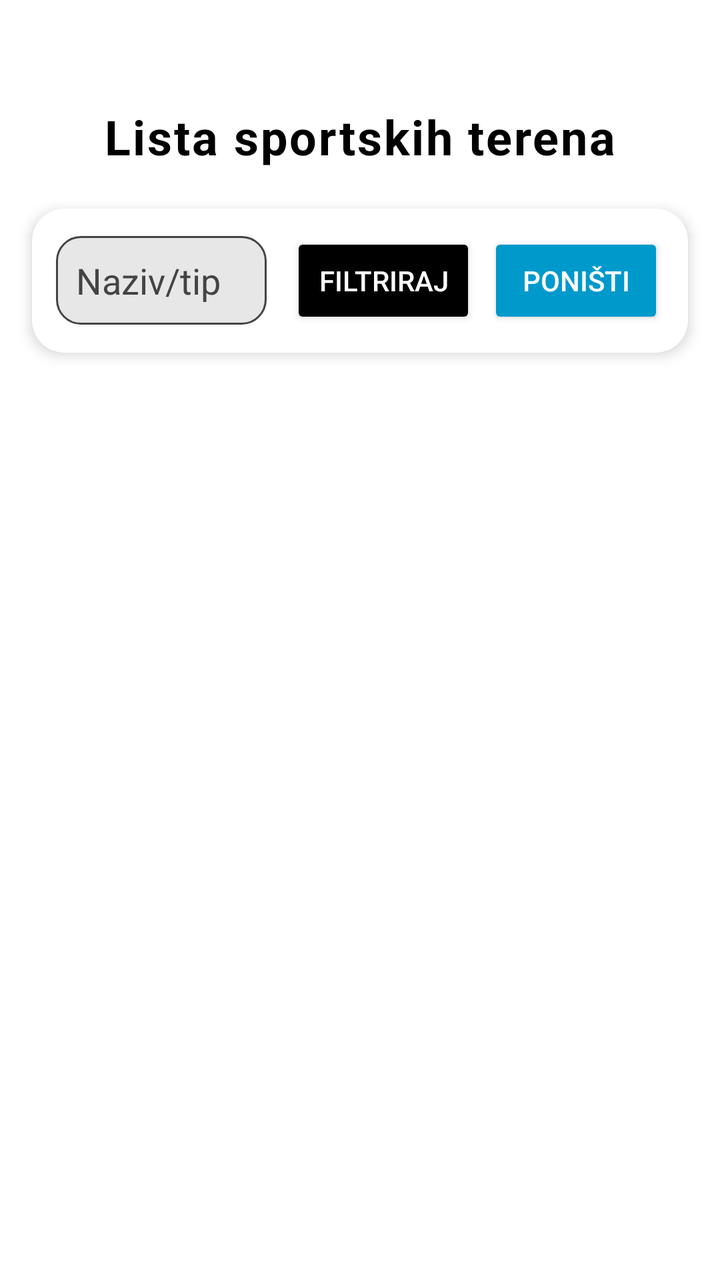
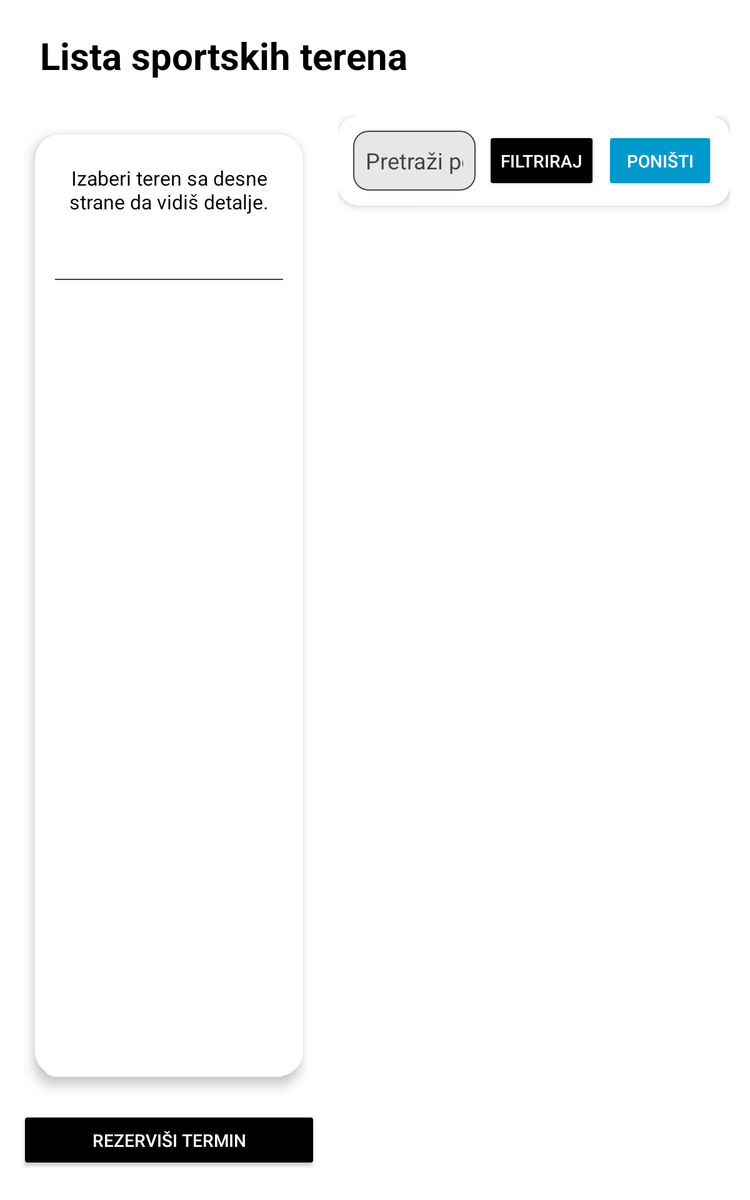

An Android layout and its configuration variant, each rendered on a device that would load it. The default file and the variant file are quoted in full after the pictures.
<!-- AndroidManifest.xml: application theme Theme.SportFieldReservation -->
<!-- res/layout/activity_field_list.xml -->
<?xml version="1.0" encoding="utf-8"?>
<androidx.constraintlayout.widget.ConstraintLayout xmlns:android="http://schemas.android.com/apk/res/android"
    xmlns:app="http://schemas.android.com/apk/res-auto"
    xmlns:tools="http://schemas.android.com/tools"
    android:layout_width="match_parent"
    android:layout_height="match_parent"
    android:background="@color/bg_primary"
    tools:context=".activities.FieldListActivity">

    
    <TextView
        android:id="@+id/tvFieldsTitle"
        android:layout_width="0dp"
        android:layout_height="wrap_content"
        android:layout_marginTop="32dp"
        android:gravity="center"
        android:letterSpacing="0.04"
        android:padding="20dp"
        android:text="Lista sportskih terena"
        android:textColor="@color/text_primary"
        android:textSize="24sp"
        android:textStyle="bold"
        app:layout_constraintEnd_toEndOf="parent"
        app:layout_constraintStart_toStartOf="parent"
        app:layout_constraintTop_toTopOf="parent" />

    
    <androidx.cardview.widget.CardView
        android:id="@+id/cardFilter"
        android:layout_width="0dp"
        android:layout_height="wrap_content"
        android:layout_marginHorizontal="16dp"
        android:layout_marginBottom="8dp"
        app:cardBackgroundColor="@color/card_bg"
        app:cardCornerRadius="16dp"
        app:cardElevation="4dp"
        app:layout_constraintEnd_toEndOf="parent"
        app:layout_constraintStart_toStartOf="parent"
        app:layout_constraintTop_toBottomOf="@id/tvFieldsTitle">

        <LinearLayout
            android:layout_width="match_parent"
            android:layout_height="match_parent"
            android:gravity="center_vertical"
            android:orientation="horizontal"
            android:padding="12dp">

            <EditText
                android:id="@+id/etFieldFilter"
                android:layout_width="0dp"
                android:layout_height="wrap_content"
                android:layout_weight="1"
                android:background="@drawable/bg_input"
                android:hint="Naziv/tip"
                android:padding="10dp"
                android:singleLine="true"
                android:textColor="@color/text_primary"
                android:textColorHint="@color/input_stroke"
                tools:ignore="TouchTargetSizeCheck" />


            <Button
                android:id="@+id/btnApplyFieldFilter"
                android:layout_width="wrap_content"
                android:layout_height="wrap_content"
                android:layout_marginStart="12dp"
                android:backgroundTint="@color/btn_primary"
                android:paddingHorizontal="14dp"
                android:text="Filtriraj"
                android:textColor="@color/white" />

            <Button
                android:id="@+id/btnClearFieldFilter"
                android:layout_width="wrap_content"
                android:layout_height="wrap_content"
                android:layout_marginStart="6dp"
                android:backgroundTint="@color/btn_secondary"
                android:paddingHorizontal="12dp"
                android:text="Poništi"
                android:textColor="@color/white" />

        </LinearLayout>

    </androidx.cardview.widget.CardView>

    
    <androidx.recyclerview.widget.RecyclerView
        android:id="@+id/rvFields"
        android:layout_width="0dp"
        android:layout_height="0dp"
        android:padding="8dp"
        app:layout_constraintBottom_toBottomOf="parent"
        app:layout_constraintEnd_toEndOf="parent"
        app:layout_constraintStart_toStartOf="parent"
        app:layout_constraintTop_toBottomOf="@id/cardFilter"
        tools:listitem="@layout/item_field" />

</androidx.constraintlayout.widget.ConstraintLayout>
<!-- res/layout/item_field.xml (included above) -->
<?xml version="1.0" encoding="utf-8"?>
<androidx.cardview.widget.CardView xmlns:android="http://schemas.android.com/apk/res/android"
    xmlns:card_view="http://schemas.android.com/apk/res-auto"
    android:layout_width="match_parent"
    android:layout_height="wrap_content"
    android:layout_margin="22dp"
    card_view:cardBackgroundColor="@color/card_bg"
    card_view:cardCornerRadius="12dp"
    card_view:cardElevation="4dp">

    <LinearLayout
        android:layout_width="match_parent"
        android:layout_height="wrap_content"
        android:orientation="vertical"
        android:padding="12dp">

        <TextView
            android:id="@+id/tvFieldName"
            android:layout_width="wrap_content"
            android:layout_height="wrap_content"
            android:text="Naziv terena"
            android:textColor="@color/text_primary"
            android:textSize="18sp"
            android:textStyle="bold" />

        <TextView
            android:id="@+id/tvFieldType"
            android:layout_width="wrap_content"
            android:layout_height="wrap_content"
            android:text="Tip"
            android:textColor="@color/text_primary" />

        <TextView
            android:id="@+id/tvFieldLocation"
            android:layout_width="wrap_content"
            android:layout_height="wrap_content"
            android:text="Lokacija"
            android:textColor="@color/text_primary" />

        <TextView
            android:id="@+id/tvFieldPrice"
            android:layout_width="wrap_content"
            android:layout_height="wrap_content"
            android:text="Cena"
            android:textColor="@color/text_primary" />

    </LinearLayout>

</androidx.cardview.widget.CardView>
<!-- resources referenced by this layout -->
<resources>
  <color name="bg_primary">#FFFFFF</color>
  <color name="btn_primary">#000000</color>
  <color name="btn_secondary">#ff0099cc</color>
  <color name="card_bg">#FFFFFF</color>
  <color name="input_stroke">#444444</color>
  <color name="text_primary">#000000</color>
  <color name="white">#FFFFFFFF</color>
  <!-- drawable bg_input (drawable) -->
  <?xml version="1.0" encoding="utf-8"?>
  <shape xmlns:android="http://schemas.android.com/apk/res/android">
      <solid android:color="@color/input_bg" />
      <stroke
          android:width="1dp"
          android:color="@color/input_stroke" />
      <corners android:radius="12dp" />
  </shape>
  <style name="Theme.SportFieldReservation" parent="Base.Theme.SportFieldReservation" />
  <color name="input_bg">#E7E7E7</color>
  <style name="Base.Theme.SportFieldReservation" parent="Theme.Material3.DayNight.NoActionBar">
          
          
      </style>
</resources>
<!-- res/layout-sw600dp/activity_field_list.xml (the author's variant of the layout above) -->
<!-- drawn on a 7-inch tablet held upright -->
<?xml version="1.0" encoding="utf-8"?>
<androidx.constraintlayout.widget.ConstraintLayout xmlns:android="http://schemas.android.com/apk/res/android"
    xmlns:app="http://schemas.android.com/apk/res-auto"
    xmlns:tools="http://schemas.android.com/tools"
    android:layout_width="match_parent"
    android:layout_height="match_parent"
    android:background="@color/bg_primary"
    tools:context=".activities.FieldListActivity">

    
    <TextView
        android:id="@+id/tvFieldsTitle"
        android:layout_width="0dp"
        android:layout_height="wrap_content"
        android:text="Lista sportskih terena"
        android:textSize="30sp"
        android:textStyle="bold"
        android:textColor="@color/text_primary"
        android:gravity="center_vertical"
        android:paddingHorizontal="32dp"
        android:paddingTop="24dp"
        android:paddingBottom="12dp"
        app:layout_constraintTop_toTopOf="parent"
        app:layout_constraintStart_toStartOf="parent"
        app:layout_constraintEnd_toEndOf="parent" />

    
    <LinearLayout
        android:id="@+id/tabletContent"
        android:layout_width="0dp"
        android:layout_height="0dp"
        android:orientation="horizontal"
        android:padding="16dp"
        app:layout_constraintTop_toBottomOf="@id/tvFieldsTitle"
        app:layout_constraintBottom_toBottomOf="parent"
        app:layout_constraintStart_toStartOf="parent"
        app:layout_constraintEnd_toEndOf="parent">

        
        <LinearLayout
            android:layout_width="0dp"
            android:layout_height="match_parent"
            android:layout_weight="1"
            android:orientation="vertical"
            android:paddingEnd="8dp">

            <androidx.cardview.widget.CardView
                android:id="@+id/cardFieldDetails"
                android:layout_width="match_parent"
                android:layout_height="0dp"
                android:layout_weight="1"
                app:cardCornerRadius="20dp"
                app:cardElevation="6dp"
                app:cardUseCompatPadding="true">

                <LinearLayout
                    android:layout_width="match_parent"
                    android:layout_height="match_parent"
                    android:background="@color/card_bg"
                    android:orientation="vertical"
                    android:padding="16dp">

                    
                    <TextView
                        android:id="@+id/tvDetailPlaceholder"
                        android:layout_width="match_parent"
                        android:layout_height="wrap_content"
                        android:text="Izaberi teren sa desne strane da vidiš detalje."
                        android:textColor="@color/text_primary"
                        android:textSize="16sp"
                        android:gravity="center"
                        android:padding="8dp" />

                    
                    <TextView
                        android:id="@+id/tvDetailFieldName"
                        android:layout_width="match_parent"
                        android:layout_height="wrap_content"
                        android:paddingTop="8dp"
                        android:paddingBottom="8dp"
                        android:textColor="@color/text_primary"
                        android:textSize="20sp"
                        android:textStyle="bold" />

                    <View
                        android:layout_width="match_parent"
                        android:layout_height="1dp"
                        android:layout_marginBottom="8dp"
                        android:background="@color/input_stroke" />

                    
                    <TextView
                        android:id="@+id/tvDetailFieldType"
                        android:layout_width="match_parent"
                        android:layout_height="wrap_content"
                        android:paddingBottom="4dp"
                        android:textColor="@color/text_primary"
                        android:textSize="16sp" />

                    
                    <TextView
                        android:id="@+id/tvDetailFieldLocation"
                        android:layout_width="match_parent"
                        android:layout_height="wrap_content"
                        android:clickable="true"
                        android:focusable="true"
                        android:paddingBottom="4dp"
                        android:textColor="@android:color/holo_blue_dark"
                        android:textSize="16sp"
                        tools:ignore="SpeakableTextPresentCheck" />


                    
                    <TextView
                        android:id="@+id/tvDetailFieldPrice"
                        android:layout_width="match_parent"
                        android:layout_height="wrap_content"
                        android:paddingBottom="4dp"
                        android:textColor="@color/text_primary"
                        android:textSize="16sp" />

                </LinearLayout>

            </androidx.cardview.widget.CardView>

            
            <Button
                android:id="@+id/btnReserveFieldTablet"
                android:layout_width="match_parent"
                android:layout_height="wrap_content"
                android:layout_marginTop="12dp"
                android:layout_marginBottom="8dp"
                android:backgroundTint="@color/btn_primary"
                android:text="Rezerviši termin"
                android:textColor="@color/white" />

        </LinearLayout>

        
        <LinearLayout
            android:layout_width="0dp"
            android:layout_height="match_parent"
            android:layout_weight="1.3"
            android:orientation="vertical"
            android:paddingStart="8dp">

            
            <androidx.cardview.widget.CardView
                android:id="@+id/cardFilter"
                android:layout_width="match_parent"
                android:layout_height="wrap_content"
                android:layout_marginBottom="8dp"
                app:cardBackgroundColor="@color/card_bg"
                app:cardCornerRadius="16dp"
                app:cardElevation="4dp">

                <LinearLayout
                    android:layout_width="match_parent"
                    android:layout_height="match_parent"
                    android:orientation="horizontal"
                    android:gravity="center_vertical"
                    android:padding="12dp">

                    <EditText
                        android:id="@+id/etFieldFilter"
                        android:layout_width="0dp"
                        android:layout_height="wrap_content"
                        android:layout_weight="1"
                        android:background="@drawable/bg_input"
                        android:hint="Pretraži po nazivu ili tipu"
                        android:minHeight="48dp"
                        android:padding="10dp"
                        android:singleLine="true"
                        android:textColor="@color/text_primary"
                        android:textColorHint="@color/input_stroke" />

                    <Button
                        android:id="@+id/btnApplyFieldFilter"
                        android:layout_width="wrap_content"
                        android:layout_height="wrap_content"
                        android:layout_marginStart="8dp"
                        android:backgroundTint="@color/btn_primary"
                        android:paddingHorizontal="12dp"
                        android:text="Filtriraj"
                        android:textColor="@color/white" />

                    <Button
                        android:id="@+id/btnClearFieldFilter"
                        android:layout_width="wrap_content"
                        android:layout_height="wrap_content"
                        android:layout_marginStart="6dp"
                        android:backgroundTint="@color/btn_secondary"
                        android:paddingHorizontal="12dp"
                        android:text="Poništi"
                        android:textColor="@color/white" />

                </LinearLayout>

            </androidx.cardview.widget.CardView>

            
            <androidx.recyclerview.widget.RecyclerView
                android:id="@+id/rvFields"
                android:layout_width="match_parent"
                android:layout_height="0dp"
                android:layout_weight="1"
                android:padding="8dp"
                android:clipToPadding="false"
                tools:listitem="@layout/item_field" />

        </LinearLayout>

    </LinearLayout>

</androidx.constraintlayout.widget.ConstraintLayout>
